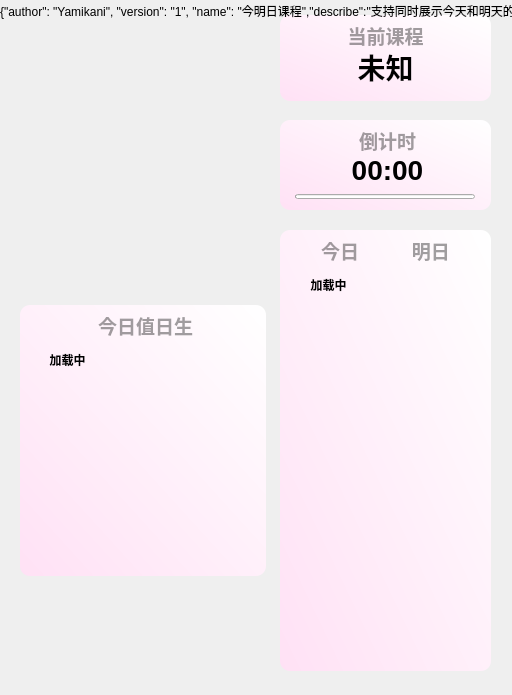
<?xml version="1.0" encoding="UTF-8"?>
<ui version="4.0">
 <class>From</class>
 <widget class="QWidget" name="From">
  <property name="geometry">
   <rect>
    <x>0</x>
    <y>0</y>
    <width>512</width>
    <height>695</height>
   </rect>
  </property>
  <property name="windowTitle">
   <string>Form</string>
  </property>
  <widget class="SmoothScrollArea" name="sd_scroll_2">
   <property name="geometry">
    <rect>
     <x>20</x>
     <y>340</y>
     <width>246</width>
     <height>231</height>
    </rect>
   </property>
   <property name="styleSheet">
    <string notr="true">background: transparent; border: none</string>
   </property>
   <property name="widgetResizable">
    <bool>true</bool>
   </property>
   <widget class="QWidget" name="scrollAreaWidgetContents">
    <property name="geometry">
     <rect>
      <x>0</x>
      <y>0</y>
      <width>246</width>
      <height>231</height>
     </rect>
    </property>
    <layout class="QVBoxLayout" name="verticalLayout_10">
     <item>
      <layout class="QGridLayout" name="gridLayout_2">
       <property name="sizeConstraint">
        <enum>QLayout::SetNoConstraint</enum>
       </property>
       <property name="leftMargin">
        <number>2</number>
       </property>
       <property name="topMargin">
        <number>2</number>
       </property>
       <property name="rightMargin">
        <number>2</number>
       </property>
       <property name="bottomMargin">
        <number>2</number>
       </property>
       <property name="spacing">
        <number>2</number>
       </property>
       <item row="0" column="0">
        <widget class="StrongBodyLabel" name="duty_project_widget">
         <property name="maximumSize">
          <size>
           <width>95</width>
           <height>16777215</height>
          </size>
         </property>
         <property name="text">
          <string>&lt;html&gt;&lt;head/&gt;&lt;body&gt;&lt;p&gt;&lt;span style=&quot; font-weight:600;&quot;&gt;加载中&lt;/span&gt;&lt;/p&gt;&lt;/body&gt;&lt;/html&gt;</string>
         </property>
         <property name="alignment">
          <set>Qt::AlignHCenter|Qt::AlignTop</set>
         </property>
        </widget>
       </item>
       <item row="0" column="1">
        <widget class="VerticalSeparator" name="VerticalSeparator_2"/>
       </item>
       <item row="0" column="2">
        <widget class="StrongBodyLabel" name="duty_name_widget">
         <property name="text">
          <string>&lt;html&gt;&lt;head/&gt;&lt;body&gt;&lt;p&gt;&lt;br/&gt;&lt;/p&gt;&lt;/body&gt;&lt;/html&gt;</string>
         </property>
         <property name="alignment">
          <set>Qt::AlignHCenter|Qt::AlignTop</set>
         </property>
        </widget>
       </item>
      </layout>
     </item>
    </layout>
   </widget>
  </widget>
  <widget class="QLabel" name="duty_Title">
   <property name="geometry">
    <rect>
     <x>20</x>
     <y>310</y>
     <width>251</width>
     <height>31</height>
    </rect>
   </property>
   <property name="font">
    <font>
     <family>Microsoft YaHei UI</family>
     <pointsize>14</pointsize>
     <weight>75</weight>
     <bold>true</bold>
    </font>
   </property>
   <property name="styleSheet">
    <string notr="true">color: rgba(0, 0, 0, 95);
font-weight: bold;</string>
   </property>
   <property name="text">
    <string>今日值日生</string>
   </property>
   <property name="textFormat">
    <enum>Qt::PlainText</enum>
   </property>
   <property name="alignment">
    <set>Qt::AlignCenter</set>
   </property>
  </widget>
  <widget class="QLabel" name="duty_background">
   <property name="geometry">
    <rect>
     <x>20</x>
     <y>305</y>
     <width>246</width>
     <height>271</height>
    </rect>
   </property>
   <property name="styleSheet">
    <string notr="true">background-color: qlineargradient(spread:pad, x1:0, y1:1, x2:1, y2:0, stop:0 rgba(255, 225, 245, 255), stop:1 rgba(255, 255, 255, 255));

border-radius: 10px</string>
   </property>
   <property name="text">
    <string/>
   </property>
  </widget>
  <widget class="TitleLabel" name="lingyun_class">
   <property name="geometry">
    <rect>
     <x>280</x>
     <y>48</y>
     <width>211</width>
     <height>38</height>
    </rect>
   </property>
   <property name="font">
    <font>
     <family>Microsoft YaHei UI</family>
     <pointsize>21</pointsize>
     <weight>75</weight>
     <bold>true</bold>
    </font>
   </property>
   <property name="layoutDirection">
    <enum>Qt::LeftToRight</enum>
   </property>
   <property name="autoFillBackground">
    <bool>false</bool>
   </property>
   <property name="text">
    <string>未知</string>
   </property>
   <property name="alignment">
    <set>Qt::AlignCenter</set>
   </property>
  </widget>
  <widget class="QLabel" name="lingyun_background">
   <property name="geometry">
    <rect>
     <x>280</x>
     <y>15</y>
     <width>211</width>
     <height>86</height>
    </rect>
   </property>
   <property name="styleSheet">
    <string notr="true">background-color: qlineargradient(spread:pad, x1:0, y1:1, x2:1, y2:0, stop:0 rgba(255, 225, 245, 255), stop:1 rgba(255, 255, 255, 255));

border-radius: 10px</string>
   </property>
   <property name="text">
    <string/>
   </property>
   <property name="scaledContents">
    <bool>false</bool>
   </property>
  </widget>
  <widget class="TitleLabel" name="lingyun_down">
   <property name="geometry">
    <rect>
     <x>282</x>
     <y>151</y>
     <width>211</width>
     <height>38</height>
    </rect>
   </property>
   <property name="font">
    <font>
     <family>Microsoft YaHei UI</family>
     <pointsize>21</pointsize>
     <weight>75</weight>
     <bold>true</bold>
    </font>
   </property>
   <property name="text">
    <string>00:00</string>
   </property>
   <property name="alignment">
    <set>Qt::AlignCenter</set>
   </property>
  </widget>
  <widget class="QLabel" name="lingyun_background_2">
   <property name="geometry">
    <rect>
     <x>280</x>
     <y>120</y>
     <width>211</width>
     <height>90</height>
    </rect>
   </property>
   <property name="styleSheet">
    <string notr="true">background-color: qlineargradient(spread:pad, x1:0, y1:1, x2:1, y2:0, stop:0 rgba(255, 225, 245, 255), stop:1 rgba(255, 255, 255, 255));

border-radius: 10px</string>
   </property>
   <property name="text">
    <string/>
   </property>
  </widget>
  <widget class="QLabel" name="lingyun_Title_2">
   <property name="geometry">
    <rect>
     <x>282</x>
     <y>125</y>
     <width>211</width>
     <height>31</height>
    </rect>
   </property>
   <property name="font">
    <font>
     <family>Microsoft YaHei UI</family>
     <pointsize>14</pointsize>
     <weight>75</weight>
     <bold>true</bold>
    </font>
   </property>
   <property name="styleSheet">
    <string notr="true">color: rgba(0, 0, 0, 95);
font-weight: bold;</string>
   </property>
   <property name="text">
    <string>倒计时</string>
   </property>
   <property name="textFormat">
    <enum>Qt::PlainText</enum>
   </property>
   <property name="alignment">
    <set>Qt::AlignCenter</set>
   </property>
  </widget>
  <widget class="QLabel" name="todayclass_background">
   <property name="geometry">
    <rect>
     <x>280</x>
     <y>230</y>
     <width>211</width>
     <height>441</height>
    </rect>
   </property>
   <property name="styleSheet">
    <string notr="true">background-color: qlineargradient(spread:pad, x1:0, y1:1, x2:1, y2:0, stop:0 rgba(255, 225, 245, 255), stop:1 rgba(255, 255, 255, 255));

border-radius: 10px</string>
   </property>
   <property name="text">
    <string/>
   </property>
  </widget>
  <widget class="SmoothScrollArea" name="sd_scroll">
   <property name="geometry">
    <rect>
     <x>290</x>
     <y>265</y>
     <width>191</width>
     <height>401</height>
    </rect>
   </property>
   <property name="styleSheet">
    <string notr="true">background: transparent; border: none</string>
   </property>
   <property name="widgetResizable">
    <bool>true</bool>
   </property>
   <widget class="QWidget" name="scrollAreaWidgetContents_4">
    <property name="geometry">
     <rect>
      <x>0</x>
      <y>0</y>
      <width>191</width>
      <height>401</height>
     </rect>
    </property>
    <layout class="QVBoxLayout" name="verticalLayout_12">
     <item>
      <layout class="QGridLayout" name="gridLayout">
       <property name="sizeConstraint">
        <enum>QLayout::SetNoConstraint</enum>
       </property>
       <property name="leftMargin">
        <number>2</number>
       </property>
       <property name="topMargin">
        <number>2</number>
       </property>
       <property name="rightMargin">
        <number>2</number>
       </property>
       <property name="bottomMargin">
        <number>2</number>
       </property>
       <property name="spacing">
        <number>2</number>
       </property>
       <item row="0" column="0">
        <widget class="StrongBodyLabel" name="class_ORD">
         <property name="text">
          <string>&lt;html&gt;&lt;head/&gt;&lt;body&gt;&lt;p&gt;&lt;span style=&quot; font-weight:600;&quot;&gt;加载中&lt;/span&gt;&lt;/p&gt;&lt;/body&gt;&lt;/html&gt;</string>
         </property>
         <property name="alignment">
          <set>Qt::AlignHCenter|Qt::AlignTop</set>
         </property>
        </widget>
       </item>
       <item row="0" column="1">
        <widget class="VerticalSeparator" name="VerticalSeparator"/>
       </item>
       <item row="0" column="2">
        <widget class="StrongBodyLabel" name="class_widget">
         <property name="text">
          <string>&lt;html&gt;&lt;head/&gt;&lt;body&gt;&lt;p&gt;&lt;br/&gt;&lt;/p&gt;&lt;/body&gt;&lt;/html&gt;</string>
         </property>
         <property name="alignment">
          <set>Qt::AlignHCenter|Qt::AlignTop</set>
         </property>
        </widget>
       </item>
      </layout>
     </item>
    </layout>
   </widget>
  </widget>
  <widget class="ProgressBar" name="lingyun_Bar">
   <property name="geometry">
    <rect>
     <x>295</x>
     <y>194</y>
     <width>180</width>
     <height>5</height>
    </rect>
   </property>
   <property name="minimumSize">
    <size>
     <width>0</width>
     <height>5</height>
    </size>
   </property>
   <property name="maximumSize">
    <size>
     <width>16777215</width>
     <height>6</height>
    </size>
   </property>
   <property name="styleSheet">
    <string notr="true"/>
   </property>
   <property name="orientation">
    <enum>Qt::Horizontal</enum>
   </property>
   <property name="useAni">
    <bool>true</bool>
   </property>
   <property name="val">
    <double>0.000000000000000</double>
   </property>
  </widget>
  <widget class="QLabel" name="todayclass_Title">
   <property name="geometry">
    <rect>
     <x>280</x>
     <y>235</y>
     <width>211</width>
     <height>31</height>
    </rect>
   </property>
   <property name="font">
    <font>
     <family>Microsoft YaHei UI</family>
     <pointsize>14</pointsize>
     <weight>75</weight>
     <bold>true</bold>
    </font>
   </property>
   <property name="styleSheet">
    <string notr="true">color: rgba(0, 0, 0, 95);
font-weight: bold;</string>
   </property>
   <property name="text">
    <string>今日          明日</string>
   </property>
   <property name="textFormat">
    <enum>Qt::PlainText</enum>
   </property>
   <property name="alignment">
    <set>Qt::AlignCenter</set>
   </property>
  </widget>
  <widget class="QLabel" name="lingyun_Title">
   <property name="geometry">
    <rect>
     <x>280</x>
     <y>20</y>
     <width>211</width>
     <height>31</height>
    </rect>
   </property>
   <property name="font">
    <font>
     <family>Microsoft YaHei UI</family>
     <pointsize>14</pointsize>
     <weight>75</weight>
     <bold>true</bold>
    </font>
   </property>
   <property name="styleSheet">
    <string notr="true">color: rgba(0, 0, 0, 95);
font-weight: bold;</string>
   </property>
   <property name="text">
    <string>当前课程</string>
   </property>
   <property name="textFormat">
    <enum>Qt::PlainText</enum>
   </property>
   <property name="alignment">
    <set>Qt::AlignCenter</set>
   </property>
  </widget>
  <widget class="QLabel" name="ui_info">
   <property name="geometry">
    <rect>
     <x>0</x>
     <y>0</y>
     <width>621</width>
     <height>21</height>
    </rect>
   </property>
   <property name="text">
    <string>{&quot;author&quot;: &quot;Yamikani&quot;, &quot;version&quot;: &quot;1&quot;, &quot;name&quot;: &quot;今明日课程&quot;,&quot;describe&quot;:&quot;支持同时展示今天和明天的课程表&quot;,&quot;tom&quot;:&quot;True&quot;}</string>
   </property>
  </widget>
  <zorder>lingyun_background_2</zorder>
  <zorder>lingyun_background</zorder>
  <zorder>duty_background</zorder>
  <zorder>sd_scroll_2</zorder>
  <zorder>duty_Title</zorder>
  <zorder>lingyun_class</zorder>
  <zorder>lingyun_down</zorder>
  <zorder>lingyun_Title_2</zorder>
  <zorder>todayclass_background</zorder>
  <zorder>sd_scroll</zorder>
  <zorder>lingyun_Bar</zorder>
  <zorder>todayclass_Title</zorder>
  <zorder>lingyun_Title</zorder>
  <zorder>ui_info</zorder>
 </widget>
 <customwidgets>
  <customwidget>
   <class>VerticalSeparator</class>
   <extends>QWidget</extends>
   <header>qfluentwidgets</header>
  </customwidget>
  <customwidget>
   <class>SmoothScrollArea</class>
   <extends>QScrollArea</extends>
   <header>qfluentwidgets</header>
   <container>1</container>
  </customwidget>
  <customwidget>
   <class>StrongBodyLabel</class>
   <extends>QLabel</extends>
   <header>qfluentwidgets</header>
  </customwidget>
  <customwidget>
   <class>TitleLabel</class>
   <extends>QLabel</extends>
   <header>qfluentwidgets</header>
  </customwidget>
  <customwidget>
   <class>ProgressBar</class>
   <extends>QProgressBar</extends>
   <header>qfluentwidgets</header>
  </customwidget>
 </customwidgets>
 <resources/>
 <connections/>
</ui>
